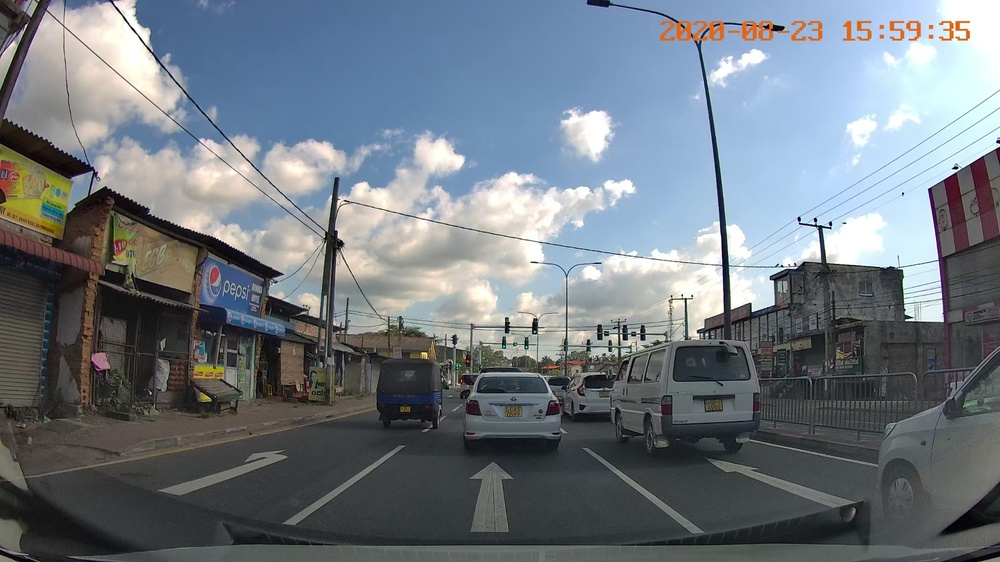
#> input picture 189.jpg, 1000 x 562 px, shrunk from 1920 x 1080 before the run, found by its file name
$ python k-means.py
#> lines starting #> are read from the running program, lines starting #| are printed output that depends on the picture; long printed decimals are rounded
# 对图像用kmeans聚类
# 显示图片的函数
from sys import flags
import cv2
from matplotlib.image import imread
import numpy as np
from matplotlib import pyplot as plt
from numpy.core.defchararray import center
import pdb
def show(winname,src):
    cv2.namedWindow(winname,cv2.WINDOW_GUI_NORMAL)
    cv2.imshow(winname,src)
    cv2.waitKey()

img = cv2.imread('/home/ktd/cv_lane/189.jpg')
#> img is the input picture: shape (562, 1000, 3); mean B, G, R 128.9, 121, 112.9
o = img.copy()
print(img.shape)
#| (562, 1000, 3)
img[img[...]>200] =255
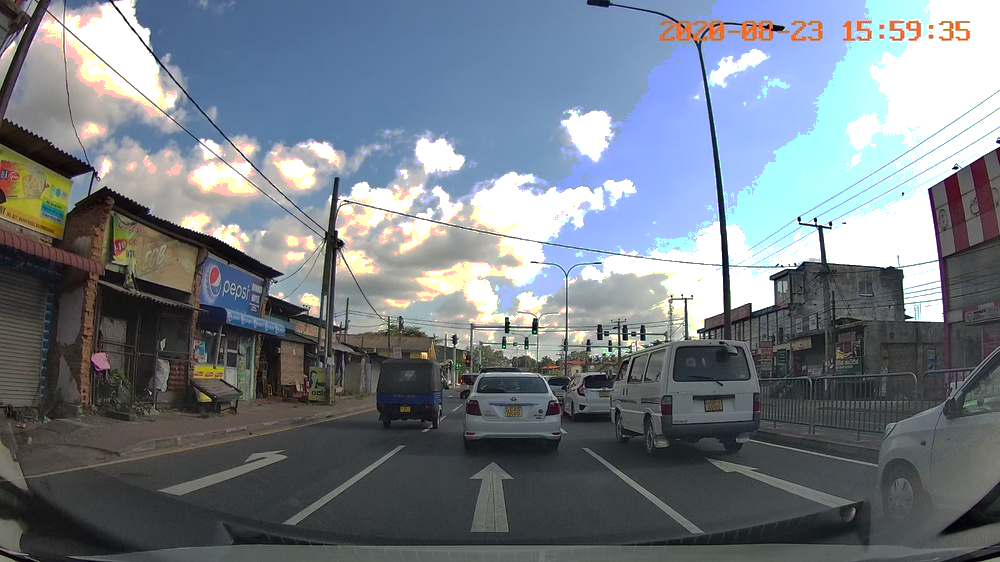
#> img: shape (562, 1000, 3); mean B, G, R 133.7, 125, 116.5
img[img[...]<=200] =0
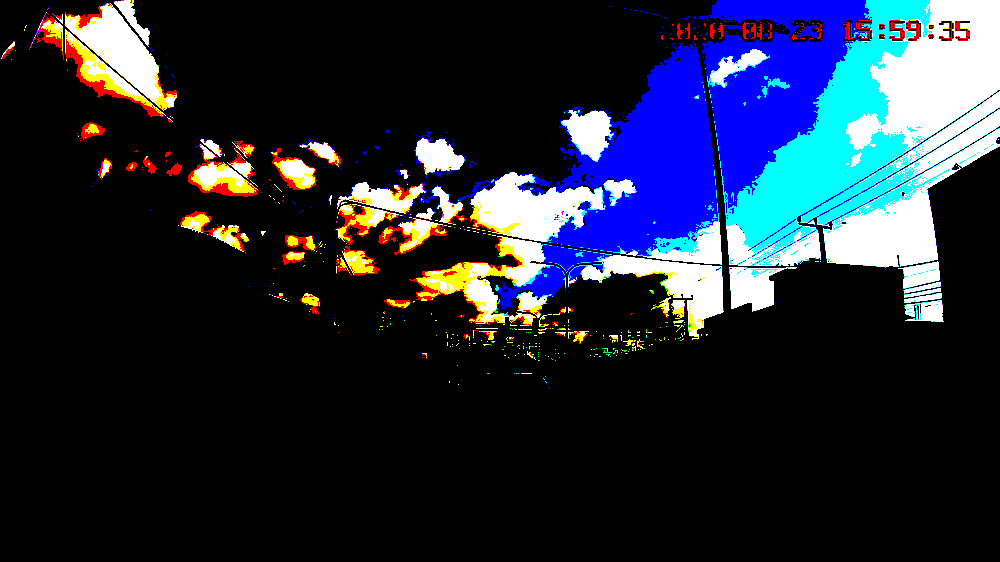
#> img: shape (562, 1000, 3); mean B, G, R 53.9, 39.3, 32.3
# show("img",img)
# pdb.set_trace()

# 将一个像素点的rgb值作为一个单元处理，这一点很重要
data = img.reshape((-1,3))
print(data.shape)
#| (562000, 3)
# 转换数据类型
data = np.float32(data)
# 设置Kmeans参数
critera = (cv2.TermCriteria_EPS+cv2.TermCriteria_MAX_ITER,10,0.1)
flags = cv2.KMEANS_RANDOM_CENTERS
# 对图片进行四分类
r,best,center = cv2.kmeans(data,5,None,criteria=critera,attempts=10,flags=flags)
#> r = 1.3e+09; center = [[255.2, 255.2, 182.1], [0, 136.1, 255], [255, 0, 255], [255, 0, 0], [0, 0.169, 0]]
print(r)
#| 1302157021.061
print(best.shape)
#| (562000, 1)
print(center)
#| [[2.5515887e+02 2.5515887e+02 1.8206136e+02]
#|  [0.0000000e+00 1.3614035e+02 2.5500000e+02]
#|  [2.5499998e+02 0.0000000e+00 2.5499998e+02]
#|  [2.5500000e+02 0.0000000e+00 0.0000000e+00]
#|  [0.0000000e+00 1.6861060e-01 0.0000000e+00]]
center = np.uint8(center)
#> center = [[255, 255, 182], [0, 136, 255], [254, 0, 254], [255, 0, 0], [0, 0, 0]]
# 将不同分类的数据重新赋予另外一种颜色，实现分割图片
data[best.ravel()==0] = (0,0,0)
data[best.ravel()==1] = (255,0,0)
data[best.ravel()==2] = (0,0,255)
data[best.ravel()==4] = (0,255,0)
data[best.ravel()==3] = (255,255,255)
# 将结果转换为图片需要的格式
data = np.uint8(data)
oi = data.reshape((img.shape))
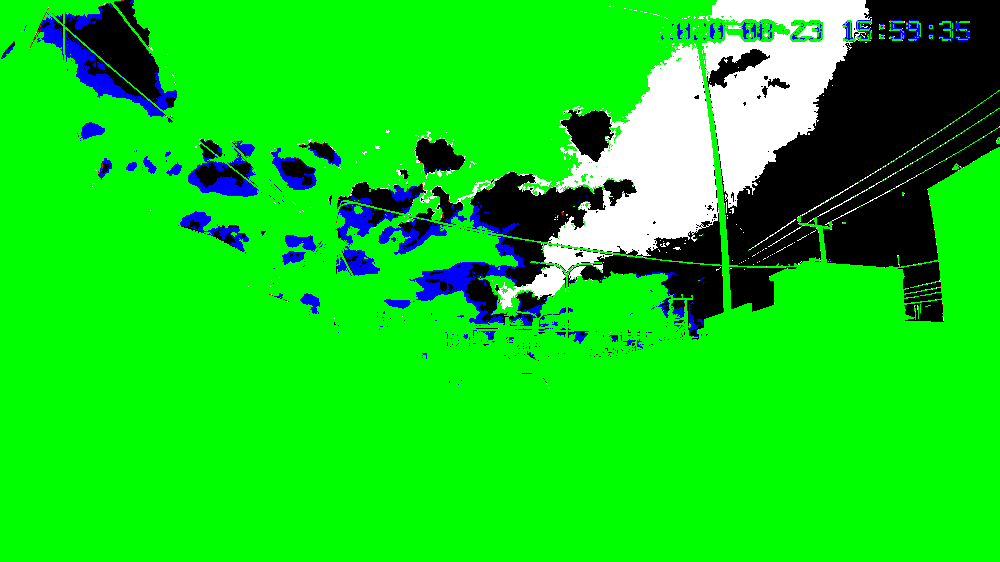
#> oi: shape (562, 1000, 3); mean B, G, R 25.2, 212.5, 18.4
# 显示图片
# show('img',img)
show('res',oi)
